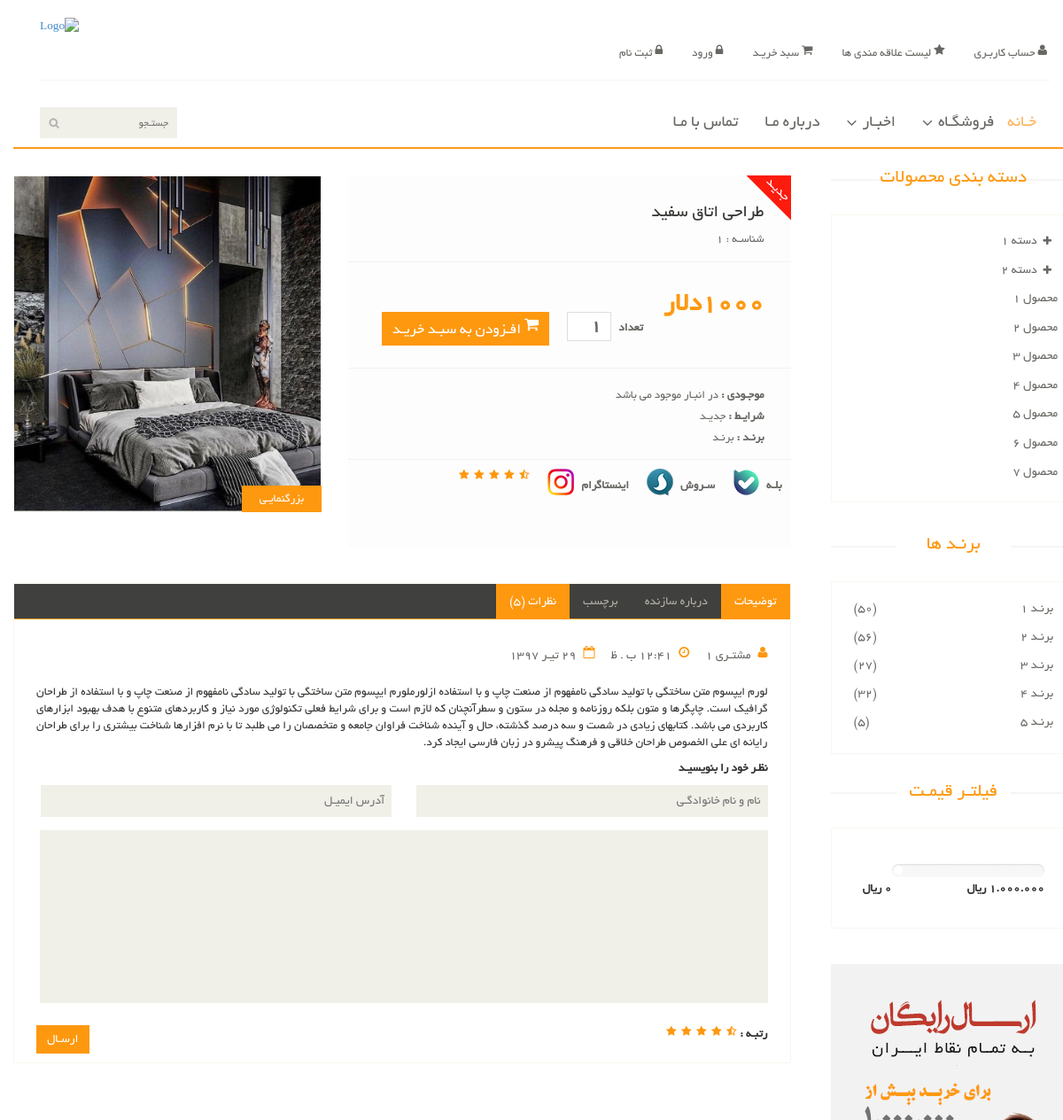
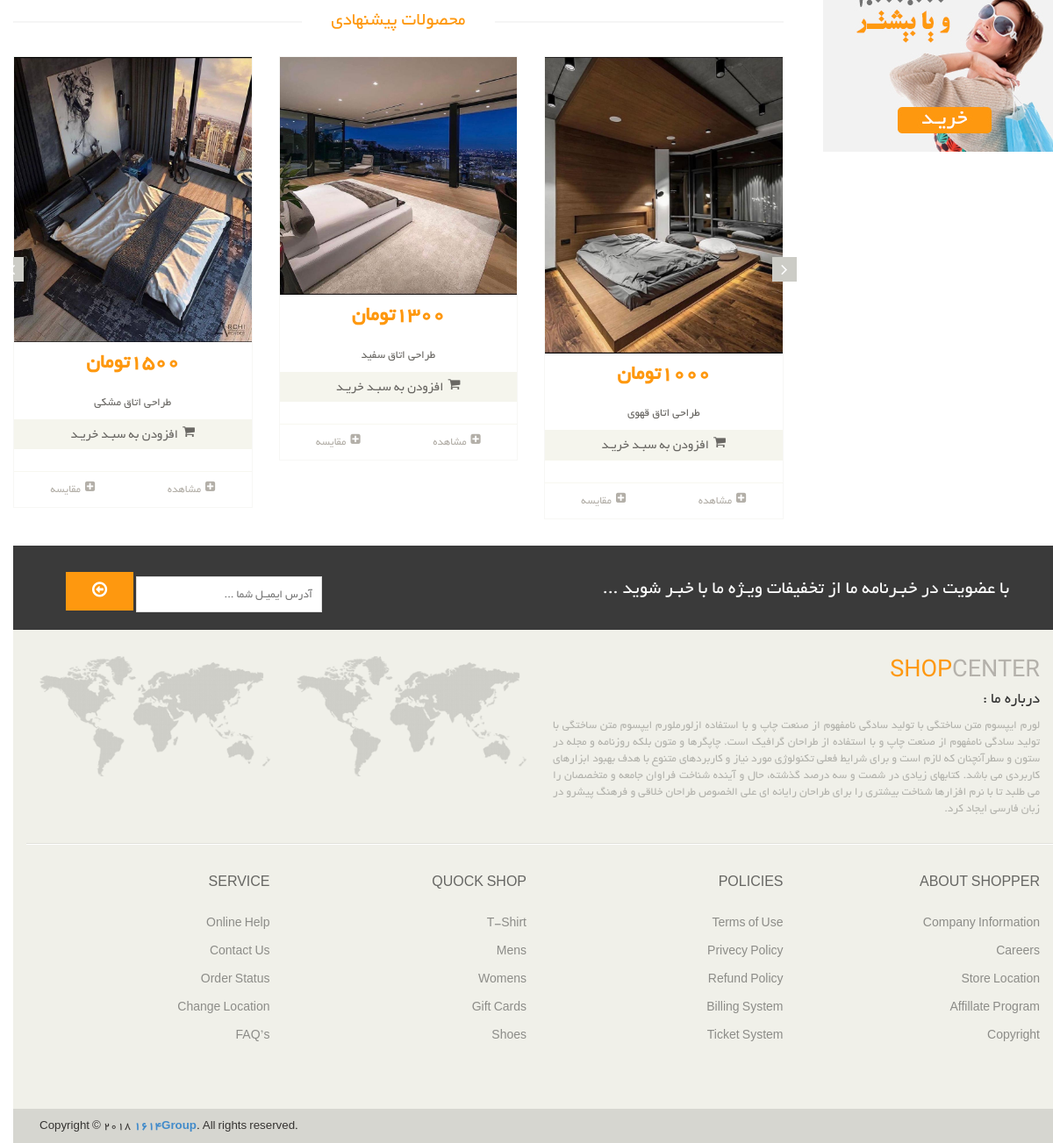
Page /product/1 on the committed database (2 pictures, top to bottom).
### eshop_product/models.py (models this page shows, shortened)
class Product(models.Model):
    title=models.CharField(max_length=150,verbose_name='عنوان')
    description=models.TextField(verbose_name='توضیحات')
    price=models.IntegerField(verbose_name='قیمت')
    image=models.ImageField(upload_to=upload_image_path,null=True,blank=True,verbose_name='عکس')
    active=models.BooleanField(default=False,verbose_name='فعال/غیر فعال')
    categories=models.ManyToManyField(PoroductCategory,blank=True,verbose_name='دسته بندی ها ')
    visit_count=models.IntegerField(default=0)
    bestselling=models.IntegerField(default=0)
    objects = ProductManager()
    class Meta:
        verbose_name = 'محصول'
        verbose_name_plural = 'محصولات'
    def get_absolute_url(self):
        return f"/product/{self.id}"

### eshop_product/views.py (the view)
# urls.py: path('product/<productId>',product_detail),
def product_detail(request,*args,**kwargs):
   product_id_select=kwargs['productId']
   order_form = UserNewOrderForm(request.POST or None,initial={'productId':product_id_select})
   product=Product.objects.get_by_id(product_id_select)
   if product is None or not product.active:
       raise Http404
   product.visit_count += 1
   product.save()
   galleries=ProductGallery.objects.filter(Product_id=product_id_select)
   grouped_galleries=list(my_grouper(4,galleries))
   related_products= Product.objects.get_queryset().filter(categories__product=product)
   grouped_related_product=list(my_grouper(3,related_products))
   context={
       'mahsol':product,
       'galleries':grouped_galleries,
       'pishnahadi':grouped_related_product,
       'new_order_form':order_form
   }
   return render(request,'products/product_detail.html',context)

### eshop_order/forms.py
class UserNewOrderForm(forms.Form):
        productId = forms.IntegerField(
            widget=forms.HiddenInput(),
        )
        count = forms.IntegerField(
            widget=forms.NumberInput(),
            initial=1
        )

### eshop_product/models.py (called while the page is built)
   def get_by_id(self,product_id):
       qs=self.get_queryset().filter(id=product_id)
       if qs.count()==1:
           return qs.first()
       else:
           None

### eshop_product/views.py (called while the page is built)
def my_grouper(n, iterable): #yek adad bede va yek list
  args = [iter(iterable)] * n
  return ([e for e in t if e is not None] for t in itertools.zip_longest(*args))

### eshop_product/templates/products/product_detail.html (shortened to what this page needs)
{% extends 'share/_MainLayout.html' %}
{% load static %}
{% block content %}
    <section>
    <div class="row">
        <div class="col-sm-9 padding-right">
            <div class="product-details">
                <div class="col-sm-5">
                    <div class="view-product">
                        <img src="{{ mahsol.image.url }}" alt="">
                        <h3>بزرگنمایـی</h3>
                    </div>
                </div>
                <div class="col-sm-7">
                    <div class="product-information">
                        <img src="{% static 'images/product-details/new.png' %}" class="newarrival" alt="">
                        <div>
                            <h2>{{ mahsol.title }}</h2>
                            <p>شناسـه : {{ mahsol.id }}</p>
                        </div>
                        <div>
									<span>
										<span>{{ mahsol.price }}دلار</span>
									</span>
                            <span>
                                <form method="post" action="/order">
                                    <label>تعداد</label>
                                    {{ new_order_form.count }}
										<button type="submit" class="btn btn-fefault cart">
											<i class="fa fa-shopping-cart"></i>
											افـزودن به سبـد خریـد
										</button>
                                        </form>
									</span>
                        </div>
                        <div>
                            <p><b>موجـودی :</b> در انبـار موجود می باشد</p>
                            <p><b>شرایـط :</b> جدیـد</p>
                            <p><b>برنـد :</b> برنـد </p>
                        </div>
                        <span class="socials-share share">
									<ul>
										<a href="#">
											<li>
												<label>بلـه</label>
												<img src="{% static 'images/product-details/Bale.png' %}">
											</li>
										</a>
										<a href="#">
											<li>
												<label>سـروش</label>
												<img src="{% static 'images/product-details/Soroush.png' %}">
											</li>
										</a>
										<a href="#">
											<li>
												<label>اینستاگرام</label>
												<img src="{% static 'images/product-details/Instagram.png' %}">
											</li>
										</a>
										<li><img src="{% static 'images/product-details/rating.png' %}" alt=""></li>
									</ul>
								</span>
                    </div>
                </div>
            </div>
            <div class="category-tab shop-details-tab">
                <div class="col-sm-12">
                    <ul class="nav nav-tabs">
                         <li class="active"><a href="#reviews" data-toggle="tab">توضیحات</a></li>
                        <li><a href="#companyprofile" data-toggle="tab">درباره سازنده</a></li>
                        <li><a href="#tag" data-toggle="tab">برچسب</a></li>
                        <li class="active"><a href="#reviews" data-toggle="tab">نظرات (5)</a></li>
                    </ul>
                </div>
                <div class="tab-content">
                    <div class="tab-pane fade active in" id="reviews">
                        <div class="col-sm-12">
                            <ul>
                                <li><a href=""><i class="fa fa-user"></i>مشتـری 1</a></li>
                                <li><a href=""><i class="fa fa-clock-o"></i>12:41 ب . ظ</a></li>
                                <li><a href=""><i class="fa fa-calendar-o"></i>29 تیـر 1397</a></li>
                            </ul>
                            <p>لورم ایپسوم متن ساختگی با تولید سادگی نامفهوم از صنعت چاپ و با استفاده ازلورملورم ایپسوم متن ساختگی با تولید سادگی نامفهوم از صنعت چاپ و با استفاده از طراحان گرافیک است. چاپگرها و متون بلکه روزنامه و مجله در ستون و سطرآنچنان که لازم است و برای شرایط فعلی تکنولوژی مورد نیاز و کاربردهای متنوع با هدف بهبود ابزارهای کاربردی می باشد. کتابهای زیادی در شصت و سه درصد گذشته، حال و آینده شناخت فراوان جامعه و متخصصان را می طلبد تا با نرم افزارها شناخت بیشتری را برای طراحان رایانه ای علی الخصوص طراحان خلاقی و فرهنگ پیشرو در زبان فارسی ایجاد کرد.</p>
                            <p><b>نظـر خود را بنویسیـد</b></p>
                            <form action="#">
										<span>
											<input type="text" placeholder="نام و نام خانوادگـی">
											<input type="email" placeholder="آدرس ایمیـل">
										</span>
                                <textarea name=""></textarea>
                                <b>رتبـه : </b> <img src="images/product-details/rating.png" alt="">
                                <button type="button" class="btn btn-default pull-left">
                                    ارسـال
                                </button>
                            </form>
                        </div>
                    </div>
                </div>
            </div>
            <div class="recommended_items">
                <h2 class="title text-center">محصولات پیشنهادی</h2>
                <div id="recommended-item-carousel" class="carousel slide" data-ride="carousel">
                    <div class="carousel-inner">
                        {% for product_list in pishnahadi %}
                        <div class="item {% if forloop.first %} active {% endif %}">
                            {% for product in product_list %}
                          {% include 'products/product_item_mahsolat.html' with product=product %}
  {% endfor %}
                        </div>
                        {% endfor %}
                    </div>
                    <a class="left recommended-item-control" href="#recommended-item-carousel" data-slide="prev">
                        <i class="fa fa-angle-left"></i>
                    </a>
                    <a class="right recommended-item-control" href="#recommended-item-carousel" data-slide="next">
                        <i class="fa fa-angle-right"></i>
                    </a>
                </div>
            </div>
        </div>
        <div class="col-sm-3">
            <div class="left-sidebar">
                <h2>دسته بندی محصولات</h2>
                <div class="panel-group category-products" id="accordian">
                    <div class="panel panel-default">
                        <div class="panel-heading">
                            <h4 class="panel-title">
                                <a data-toggle="collapse" data-parent="#accordian" href="#sportswear">
                                    <span class="badge pull-right"><i class="fa fa-plus"></i></span>
                                </a>
                            </h4>
                        </div>
                    </div>
                    <div class="panel panel-default">
                        <div class="panel-heading">
                            <h4 class="panel-title">
                                <a data-toggle="collapse" data-parent="#accordian" href="#mens">
                                    <span class="badge pull-right"><i class="fa fa-plus"></i></span>
                                </a>
                            </h4>
                        </div>
                    </div>
                    <div class="panel panel-default">
                        <div class="panel-heading">
                            <h4 class="panel-title"><a href="#">محصول 1</a></h4>
                        </div>
                    </div>
                    <div class="panel panel-default">
                        <div class="panel-heading">
                            <h4 class="panel-title"><a href="#">محصول 2</a></h4>
                        </div>
                    </div>
                    <div class="panel panel-default">
                        <div class="panel-heading">
                            <h4 class="panel-title"><a href="#">محصول 3</a></h4>
                        </div>
                    </div>
                    <div class="panel panel-default">
                        <div class="panel-heading">
                            <h4 class="panel-title"><a href="#">محصول 4</a></h4>
                        </div>
                    </div>
                    <div class="panel panel-default">
                        <div class="panel-heading">
                            <h4 class="panel-title"><a href="#">محصول 5</a></h4>
                        </div>
                    </div>
                    <div class="panel panel-default">
                        <div class="panel-heading">
                            <h4 class="panel-title"><a href="#">محصول 6</a></h4>
                        </div>
                    </div>
                    <div class="panel panel-default">
                        <div class="panel-heading">
                            <h4 class="panel-title"><a href="#">محصول 7</a></h4>
                        </div>
                    </div>
                </div>
                <div class="brands_products">
                    <h2>برنـد ها</h2>
                    <div class="brands-name">
                        <ul class="nav nav-pills nav-stacked">
                            <li><a href=""> <span class="pull-left">(50)</span>برنـد 1</a></li>
                            <li><a href=""> <span class="pull-left">(56)</span>برنـد 2</a></li>
                            <li><a href=""> <span class="pull-left">(27)</span>برنـد 3</a></li>
                            <li><a href=""> <span class="pull-left">(32)</span>برنـد 4</a></li>
                            <li><a href=""> <span class="pull-left">(5)</span>برنـد 5</a></li>
                        </ul>
                    </div>
                </div>
                <div class="price-range">
                    <h2>فیلتـر قیمـت</h2>
                    <div class="well">
                        <div class="slider slider-horizontal" style="width: 136px;"></div><br>
                        <b>1.000.000 ريال</b> <b class="pull-left">0 ريال</b>
                    </div>
                </div>
                <div class="shipping text-center">
                    <img src="images/home/shipping.jpg" alt="">
                </div>
            </div>
        </div>
    </div>
	</section>
{% endblock %}

### eshop_product/templates/products/product_item_mahsolat.html (shortened to what this page needs)
<div class="col-sm-4 pull-right" >
                                <div class="product-image-wrapper">
                                    <div class="single-products">
                                        <div class="productinfo text-center">
                                            <img src="{{ product.image.url }}" alt="">
                                            <h2>{{ product.price }}تومان </h2>
                                            <p>{{ product.title }}</p>
                                            <a href="#" class="btn btn-default add-to-cart"><i class="fa fa-shopping-cart"></i>افزودن به سبـد خریـد</a>
                                        </div>
                                        <div class="product-overlay">
                                            <div class="overlay-content">
                                            </div>
                                        </div>
                                    </div>
                                    <div class="choose">
                                        <ul class="nav nav-pills nav-justified">
                                            <li><a href="{{ product.get_absolute_url }}"><i class="fa fa-plus-square"></i>مشاهده</a></li>
                                            <li><a href=""><i class="fa fa-plus-square"></i>مقایسه</a></li>
                                        </ul>
                                    </div>
                                </div>
                            </div>

### assets/css/price-range.css (style rules this page uses)
.slider { display: inline-block; vertical-align: middle; position: relative; }
.slider.slider-horizontal { width: 210px; height: 20px; }

### rows in the picture
Product: image (picture), title "طراحی اتاق سفید", price "1000"
Product: image (picture), price "1000", title "طراحی اتاق قهوی"
Product: image (picture), price "1300", title "طراحی اتاق سفید"
Product: image (picture), price "1500", title "طراحی اتاق مشکی"
